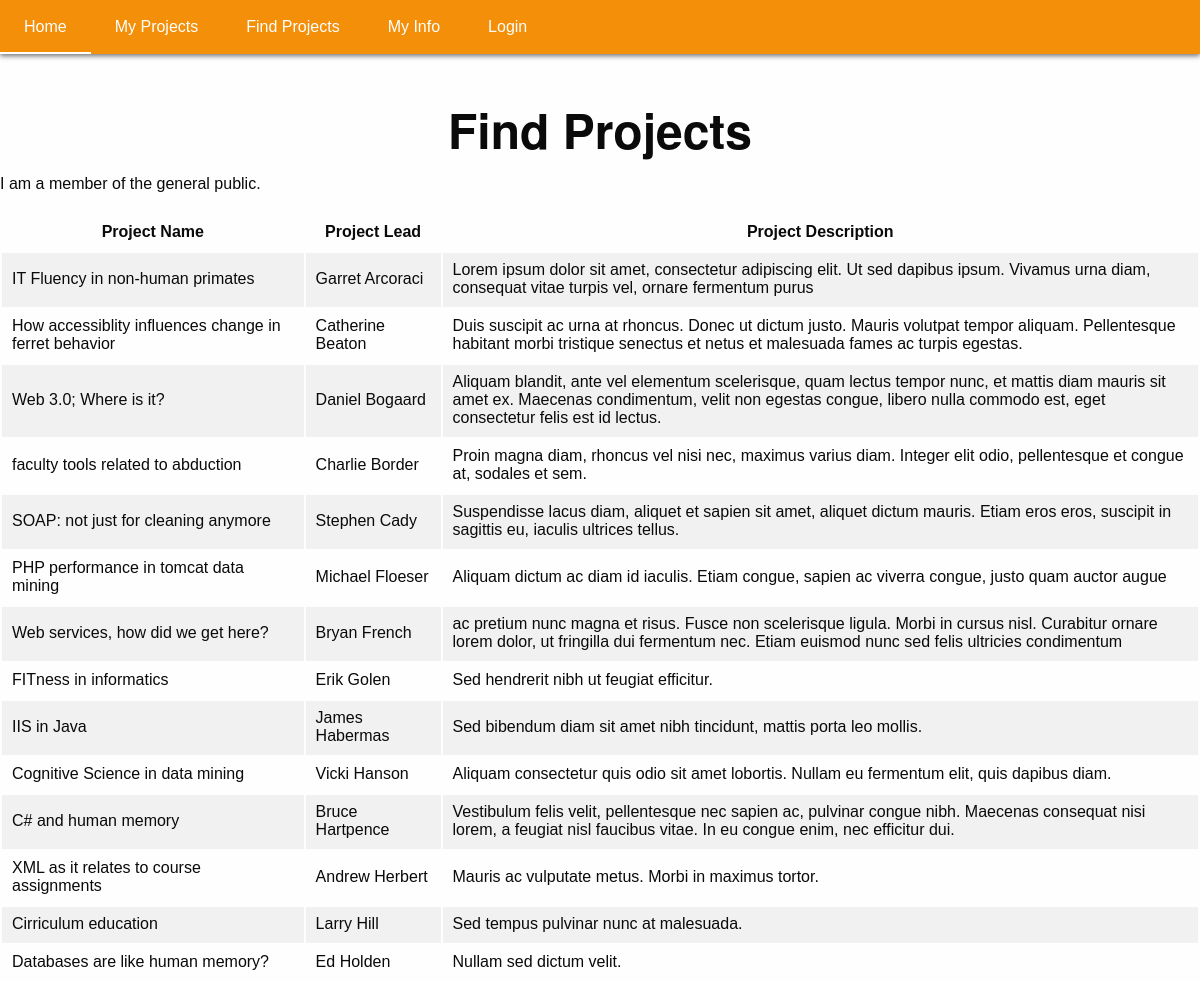
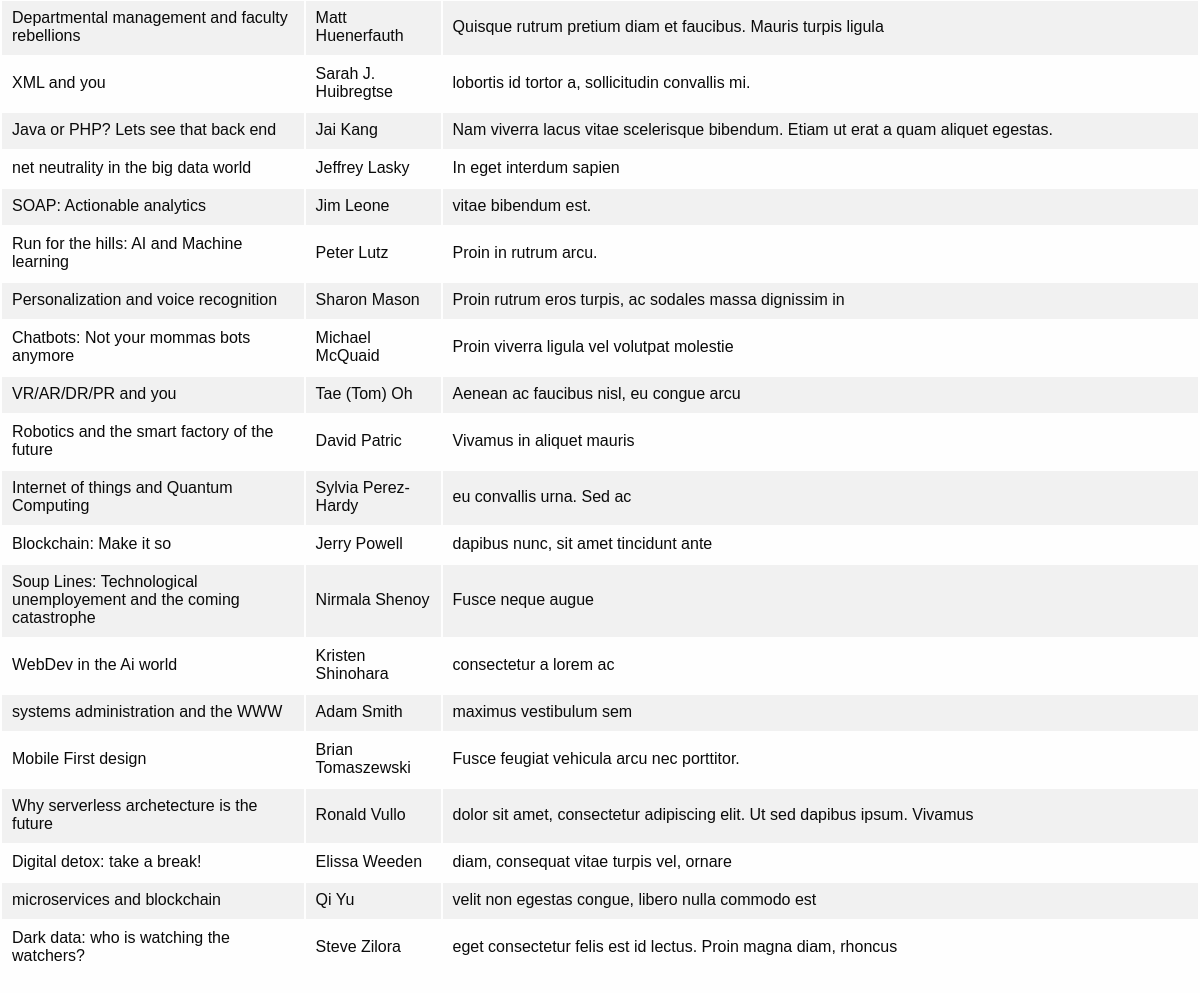
The page /findProject.php on the database its author committed (2 pictures, top to bottom).
### tables this page shows
CREATE TABLE project(
id INT AUTO_INCREMENT,
projectName VARCHAR(150) NOT NULL,
projectLead VARCHAR(150) NOT NULL,
projectDescription VARCHAR(500) NOT NULL,
CONSTRAINT pk_project PRIMARY KEY(id)
);

### classes/PDO.DB.class.php (called while the page is built, shortened)
<?php
    class DB{
        private $dbConn;
        function __construct(){
            try{
                $this->dbConn = new PDO("mysql:host={$_SERVER['DB_SERVER']};dbname={$_SERVER['DB']}",
                    $_SERVER['DB_USER'],$_SERVER['DB_PASSWORD']);
                $this->dbConn->setAttribute(PDO::ATTR_ERRMODE,PDO::ERRMODE_EXCEPTION);
            }
            catch(PDOException $e){
                echo $e;
                throw new Exception("Problem Connecting to Server \n" . $e);
            }
        }
        function getConn(){
            return $this->dbConn;
        }
        function getEverythingAsObjects($tableName, $className){
            $data = array();
            try{
                $query = "SELECT * FROM $tableName";
                $stmt = $this->dbConn->prepare($query);
                $stmt->execute();
                $stmt->setFetchMode(PDO::FETCH_CLASS, $className);
                while($item = $stmt->fetch()){
                    $data[] = $item;
                }
            }catch(PDOException $e){
                return "A problem occurred getting everything from the table $tableName";
            }
            return $data;
        }
    }
?>

### classes/Project.class.php (called while the page is built, shortened)
<?php
	class Project{
		private $projectName;
		private $projectLead;
		private $projectDescription;
		public function getProjectName(){
			return $this->projectName;
		}
		public function getProjectLead(){
			return $this->projectLead;
		}
		public function getDescription(){
			return $this->projectDescription;
		}
	}
?>

### classes/Project.PDO.class.php (the view, shortened to what this page needs)
<?php
    require_once "PDO.DB.class.php";
    include "Project.class.php";
    class ProjectDB extends DB{
        function __construct(){
            $this->dbConn = $this->getConn();
		}
        function getProjectsAsTable($editable=false){
            $data = $this->getEverythingAsObjects("project", "Project");
            if(count($data) > 0){
                $html = "<table>\n";
                if($editable){
                    $html .= "<tr><th>Project Name</th><th>Project Lead</th><th>Project Description</th><th></th></tr>";
                    foreach($data as $project){
                        $html .= "<form action= 'findProject.php' method='post'>
                        <tr>
                            <input type='hidden' name='project_id' value='{$project->getId()}'/>
                            <td><input type='text' name='player_first_name' placeholder='{$project->getProjectName()}'/></td>
                            <td><input type='text' name='player_last_name' placeholder='{$project->getProjectLead()}'/></td>
                            <td><input type='text' name='player_jersey_num' placeholder='{$player->getDescription()}'/></td>
                            <td>
                                <input type='submit' name='updateProject' value='Update'/>
                                <input type='submit' name='deleteProject' value='Delete'/>
                            </td>
                        </tr></form>\n";
                    }
                }else{
                    $html .= "<tr><th>Project Name</th><th>Project Lead</th><th>Project Description</th></tr>";
                    foreach($data as $project){
                        $html .= "<tr>
                            <td>{$project->getProjectName()}</td>
                            <td>{$project->getProjectLead()}</td>
                            <td>{$project->getDescription()}</td>
                        </tr>";
                    }
                }
                $html .= "</table>";
            }else{
                $html = "<p>No projects exist.</p>";
            }
            return $html;
        }
	}
?>

### assets/inc/nav.php (shortened to what this page needs)
<nav class="hover-underline-menu" data-menu-underline-from-center>
    <ul class="menu align-center">
        <li><a href="index.php">Home</a></li>
        <li><a href="myProjects.php">My Projects</a></li>
        <li><a href="findProject.php">Find Projects</a></li>
        <li><a href="myInfo.php">My Info</a></li>
        <li><a href="login.php">Login</a></li>
    </ul>
</nav>

### findProject.php (shortened to what this page needs)
<?php
  include_once "assets/inc/nav.php";
  include_once "classes/Project.PDO.class.php";
  $projectDB = new ProjectDB();
  echo "<h1 class='title'>Find Projects</h1>";
  if(isset($_SESSION['loggedIn']) && $_SESSION['loggedIn']){
    switch($_SESSION['role']){
      case 1:
        echo "<h1>I am a professor.</h1>";
        echo $projectDB->getProjectsAsTable(true);
      break;
      case 2:
        echo "<h1>I am a student.</h1>";
        echo $projectDB->getProjectsAsTable();
      break;
    }
  }else{
    echo "<p>I am a member of the general public.</p>";
    echo $projectDB->getProjectsAsTable();
  }
?>
<!DOCTYPE HTML>
<html>
<head>
  <?php
    include_once 'assets/inc/header.php';
  ?>
  <link rel="stylesheet" href="assets/css/findProjectStyle.css">
</head>
<body>
</body>
</html>

### assets/inc/header.php (shortened to what this page needs)
<link rel="stylesheet" href="assets/css/icons/foundation-icons.css">
<link rel="stylesheet" href="assets/css/foundation.css">
<link rel="stylesheet" href="assets/css/style.css">
<link href="//netdna.bootstrapcdn.com/font-awesome/3.2.1/css/font-awesome.css" rel="stylesheet">

### assets/css/style.css (style rules this page uses)
body { margin: 0 auto; font-family: sans-serif; }
.hover-underline-menu { width: 100%; position: fixed; }
.hover-underline-menu .menu { background-color: #F38F08; box-shadow: 0px 2px 5px #727272; }
.hover-underline-menu .menu a { color: #FFFFFF; padding: 1.2rem 1.5rem; }
.hover-underline-menu .menu .underline-from-center { position: relative; }
.hover-underline-menu .menu .underline-from-center::after { content: ""; position: absolute; top: calc(100% - 0.125rem); border-bottom: 0.125rem solid rgb(255, 255, 255); left: 50%; right: 50%; transition: all 0.5s ease; }
.title { text-align: center; padding-top: 2em; font-weight: 700; text-align: center; }

### assets/css/findProjectStyle.css (style rules this page uses)
tr { border: 1px solid black; }

### rows shown on the page
project: projectName "IT Fluency in non-human primates", projectLead "Garret Arcoraci", projectDescription "Lorem ipsum dolor sit amet, consectetur adipiscing elit. Ut sed dapibus ipsum. Vivamus urna diam, consequat vitae turpis vel, ornare fermentum purus"
project: projectName "How accessiblity influences change in ferret behavior", projectLead "Catherine Beaton", projectDescription "Duis suscipit ac urna at rhoncus. Donec ut dictum justo. Mauris volutpat tempor aliquam. Pellentesque habitant morbi tristique senectus et netus et malesuada fames ac turpis egestas."
project: projectName "Web 3.0; Where is it?", projectLead "Daniel Bogaard", projectDescription "Aliquam blandit, ante vel elementum scelerisque, quam lectus tempor nunc, et mattis diam mauris sit amet ex. Maecenas condimentum, velit non egestas congue, libero nulla commodo est, eget consectetur felis est id lectus."
project: projectName "faculty tools related to abduction", projectLead "Charlie Border", projectDescription "Proin magna diam, rhoncus vel nisi nec, maximus varius diam. Integer elit odio, pellentesque et congue at, sodales et sem."
project: projectName "SOAP: not just for cleaning anymore", projectLead "Stephen Cady", projectDescription "Suspendisse lacus diam, aliquet et sapien sit amet, aliquet dictum mauris. Etiam eros eros, suscipit in sagittis eu, iaculis ultrices tellus."
project: projectName "PHP performance in tomcat data mining", projectLead "Michael Floeser", projectDescription "Aliquam dictum ac diam id iaculis. Etiam congue, sapien ac viverra congue, justo quam auctor augue"
project: projectName "Web services, how did we get here?", projectLead "Bryan French", projectDescription "ac pretium nunc magna et risus. Fusce non scelerisque ligula. Morbi in cursus nisl. Curabitur ornare lorem dolor, ut fringilla dui fermentum nec. Etiam euismod nunc sed felis ultricies condimentum"
project: projectName "FITness in informatics", projectLead "Erik Golen", projectDescription "Sed hendrerit nibh ut feugiat efficitur."
project: projectName "IIS in Java", projectLead "James Habermas", projectDescription "Sed bibendum diam sit amet nibh tincidunt, mattis porta leo mollis."
project: projectName "Cognitive Science in data mining", projectLead "Vicki Hanson", projectDescription "Aliquam consectetur quis odio sit amet lobortis. Nullam eu fermentum elit, quis dapibus diam."
project: projectName "C# and human memory", projectLead "Bruce Hartpence", projectDescription "Vestibulum felis velit, pellentesque nec sapien ac, pulvinar congue nibh. Maecenas consequat nisi lorem, a feugiat nisl faucibus vitae. In eu congue enim, nec efficitur dui."
project: projectName "XML as it relates to course assignments", projectLead "Andrew Herbert", projectDescription "Mauris ac vulputate metus. Morbi in maximus tortor."
project: projectName "Cirriculum education", projectLead "Larry Hill", projectDescription "Sed tempus pulvinar nunc at malesuada."
project: projectName "Databases are like human memory?", projectLead "Ed Holden", projectDescription "Nullam sed dictum velit."
project: projectName "Departmental management and faculty rebellions", projectLead "Matt Huenerfauth", projectDescription "Quisque rutrum pretium diam et faucibus. Mauris turpis ligula"
project: projectName "XML and you", projectLead "Sarah J. Huibregtse", projectDescription "lobortis id tortor a, sollicitudin convallis mi."
project: projectName "Java or PHP? Lets see that back end", projectLead "Jai Kang", projectDescription "Nam viverra lacus vitae scelerisque bibendum. Etiam ut erat a quam aliquet egestas."
project: projectName "net neutrality in the big data world", projectLead "Jeffrey Lasky", projectDescription "In eget interdum sapien"
project: projectName "SOAP: Actionable analytics", projectLead "Jim Leone", projectDescription "vitae bibendum est."
project: projectName "Run for the hills: AI and Machine learning", projectLead "Peter Lutz", projectDescription "Proin in rutrum arcu."
project: projectName "Personalization and voice recognition", projectLead "Sharon Mason", projectDescription "Proin rutrum eros turpis, ac sodales massa dignissim in"
project: projectName "Chatbots: Not your mommas bots anymore", projectLead "Michael McQuaid", projectDescription "Proin viverra ligula vel volutpat molestie"
project: projectName "VR/AR/DR/PR and you", projectLead "Tae (Tom) Oh", projectDescription "Aenean ac faucibus nisl, eu congue arcu"
project: projectName "Robotics and the smart factory of the future", projectLead "David Patric", projectDescription "Vivamus in aliquet mauris"
project: projectName "Internet of things and Quantum Computing", projectLead "Sylvia Perez-Hardy", projectDescription "eu convallis urna. Sed ac"
project: projectName "Blockchain: Make it so", projectLead "Jerry Powell", projectDescription "dapibus nunc, sit amet tincidunt ante"
project: projectName "Soup Lines: Technological unemployement and the coming catastrophe", projectLead "Nirmala Shenoy", projectDescription "Fusce neque augue"
project: projectName "WebDev in the Ai world", projectLead "Kristen Shinohara", projectDescription "consectetur a lorem ac"
project: projectName "systems administration and the WWW", projectLead "Adam Smith", projectDescription "maximus vestibulum sem"
project: projectName "Mobile First design", projectLead "Brian Tomaszewski", projectDescription "Fusce feugiat vehicula arcu nec porttitor."
project: projectName "Why serverless archetecture is the future", projectLead "Ronald Vullo", projectDescription "dolor sit amet, consectetur adipiscing elit. Ut sed dapibus ipsum. Vivamus"
project: projectName "Digital detox: take a break!", projectLead "Elissa Weeden", projectDescription "diam, consequat vitae turpis vel, ornare"
project: projectName "microservices and blockchain", projectLead "Qi Yu", projectDescription "velit non egestas congue, libero nulla commodo est"
project: projectName "Dark data: who is watching the watchers?", projectLead "Steve Zilora", projectDescription "eget consectetur felis est id lectus. Proin magna diam, rhoncus"
